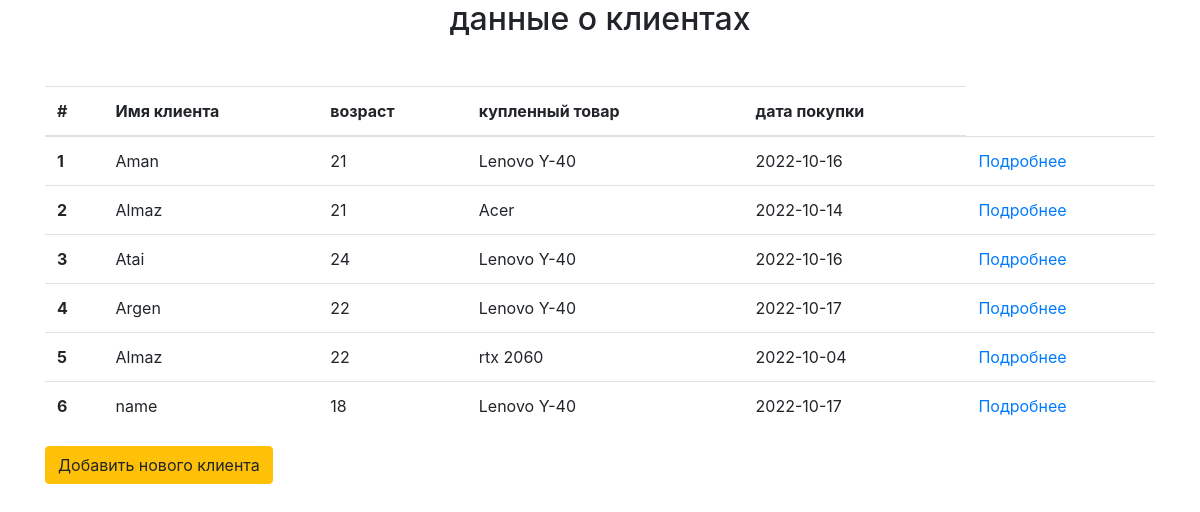
Before: /purchase with the older database file.
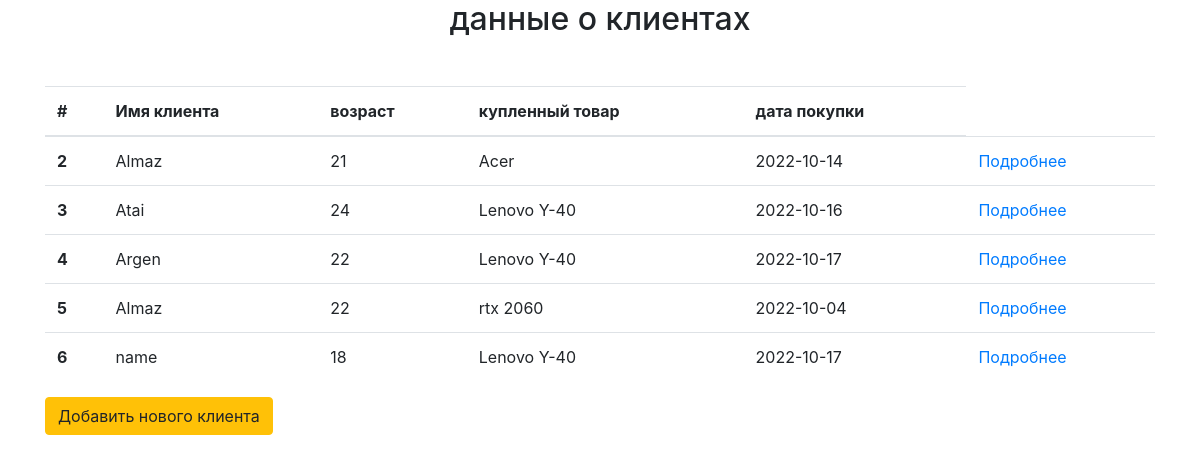
After: the same page with the newer database file.
### app/models.py (models this page shows, shortened)
class Purchase(db.Model):
    id = db.Column(db.Integer, primary_key=True)
    name = db.Column(db.String(30))
    age = db.Column(db.Integer)
    item_id = db.Column(db.Integer, db.ForeignKey('item.id'))
    item = db.relationship('Item', backref=db.backref('purchases', lazy='dynamic'))
    date_purchase = db.Column(db.Date)

class Item(db.Model):
    id = db.Column(db.Integer, primary_key=True)
    name = db.Column(db.String(20))
    price = db.Column(db.Integer)
    def __repr__(self):
        return self.name

### app/views.py (the view)
def purchase_views():
    title = 'данные о клиентах'
    purchases = Purchase.query.all()
    return render_template('purchase.html', purchases=purchases, title=title)

### app/templates/purchase.html
{% extends 'base.html' %}
{% block content %}
    <div>
        <table class="table table-hover">
          <thead>
            <tr>
              <th scope="col">#</th>
              <th scope="col">Имя клиента</th>
              <th scope="col">возраст</th>
              <th scope="col">купленный товар</th>
              <th scope="col">дата покупки</th>
            </tr>
          </thead>
          <tbody>
          {% for purchase in purchases %}
            <tr>
              <th scope="row">{{ purchase.id }}</th>
              <td>{{ purchase.name }}</td>
              <td>{{ purchase.age }}</td>
              <td>{{ purchase.item }}</td>
              <td>{{ purchase.date_purchase }}</td>
              <td><a href="{{ url_for('single_purchase', purchase_id=purchase.id) }}">Подробнее</a></td>
            </tr>
          {% endfor %}
          </tbody>
        </table>
    </div>
    <div>
      <a href="{{ url_for('purchase_create') }}" class="btn btn-warning">Добавить нового клиента</a>
    </div>
{% endblock %}

### app/templates/base.html (shortened to what this page needs)
<!doctype html>
<html lang="en">
  <head>
    <link rel="stylesheet" href="https://cdn.jsdelivr.net/npm/bootstrap@4.6.2/dist/css/bootstrap.min.css">
  </head>
  <body>
  <div class="container">
    <h2 class="mb-5 text-center">{{ title }}</h2>
    {% block content %}
    {% endblock %}
  </div>
  </body>
</html>

Changed rows visible on the page:
removed Purchase: id "1", name "Aman", age "21", item "Lenovo Y-40", date_purchase "2022-10-16"
